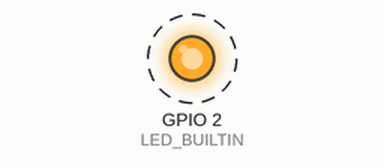
The sketch below on a simulated ESP32. On the bench: output pins drawn as LEDs (lit = HIGH). Dashed ring = blinking. USB keyboard and mouse output is not drawn; what the sketch prints to the serial monitor is not drawn.

Above: at 0.2 s.
Timing chart, 0 to 3.0 s (numbered marks = the images above):
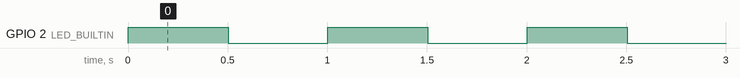

The sketch:

blekeyboard.ino
```cpp
/* An Implementation of the Bluetooth keyboard librerary avaliable for ESP32 just
to mess with my friend and anoy them and have a little fun */

#include <BleKeyboard.h>

BleKeyboard bleKeyboard;

void setup() {
  Serial.begin(115200); // Initializing the Serial Monitor
  bleKeyboard.begin();
  Serial.println("Started the Bluetooth Please connect ...");
  pinMode(LED_BUILTIN, OUTPUT);
}

void loop() {
  if(bleKeyboard.isConnected()) {
    Serial.println("Bluettoth connected !!!");
    Serial.println("Starting the procedure");
    digitalWrite(LED_BUILTIN, HIGH); // blinking the LED in case the Serial monitor isnt accessible
    bleKeyboard.press(KEY_LEFT_CTRL); // Pressing the left control key
    bleKeyboard.press(KEY_LEFT_ALT); // Pressing the left alter key
    bleKeyboard.press(KEY_DELETE); // Pressing the Delete key
    delay(500); // adding a delay of 5 sec to ensure the prank works :devil_smiley:
    bleKeyboard.releaseAll(); // releasing the key
  }
  digitalWrite(LED_BUILTIN, LOW); // Turning the built in LED off to let us know that the prank was successfull
  Serial.println("Waiting 5 seconds...");
  delay(500); // adding a delay of 5 sec before the prank restarts :intense_laughs:
}
```

Measured:
- by itself, GPIO 2 (LED_BUILTIN): alternates HIGH for 0.50 s and LOW for 0.50 s
